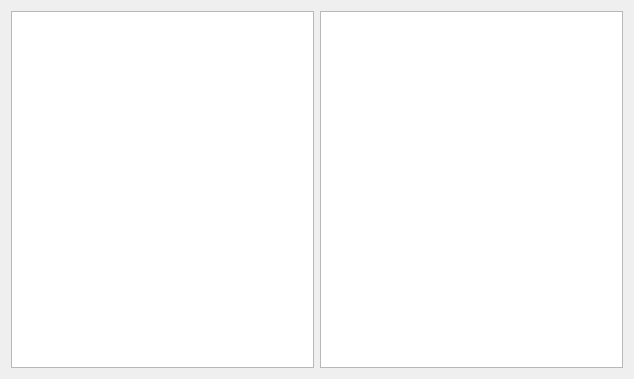
<?xml version="1.0" encoding="UTF-8"?>
<ui version="4.0">
 <class>Dialog</class>
 <widget class="QDialog" name="Dialog">
  <property name="geometry">
   <rect>
    <x>0</x>
    <y>0</y>
    <width>634</width>
    <height>379</height>
   </rect>
  </property>
  <property name="windowTitle">
   <string>Dialog</string>
  </property>
  <layout class="QHBoxLayout" name="horizontalLayout">
   <item>
    <widget class="QTreeView" name="treeView"/>
   </item>
   <item>
    <widget class="QListView" name="listView"/>
   </item>
  </layout>
 </widget>
 <layoutdefault spacing="6" margin="11"/>
 <resources/>
 <connections/>
</ui>
